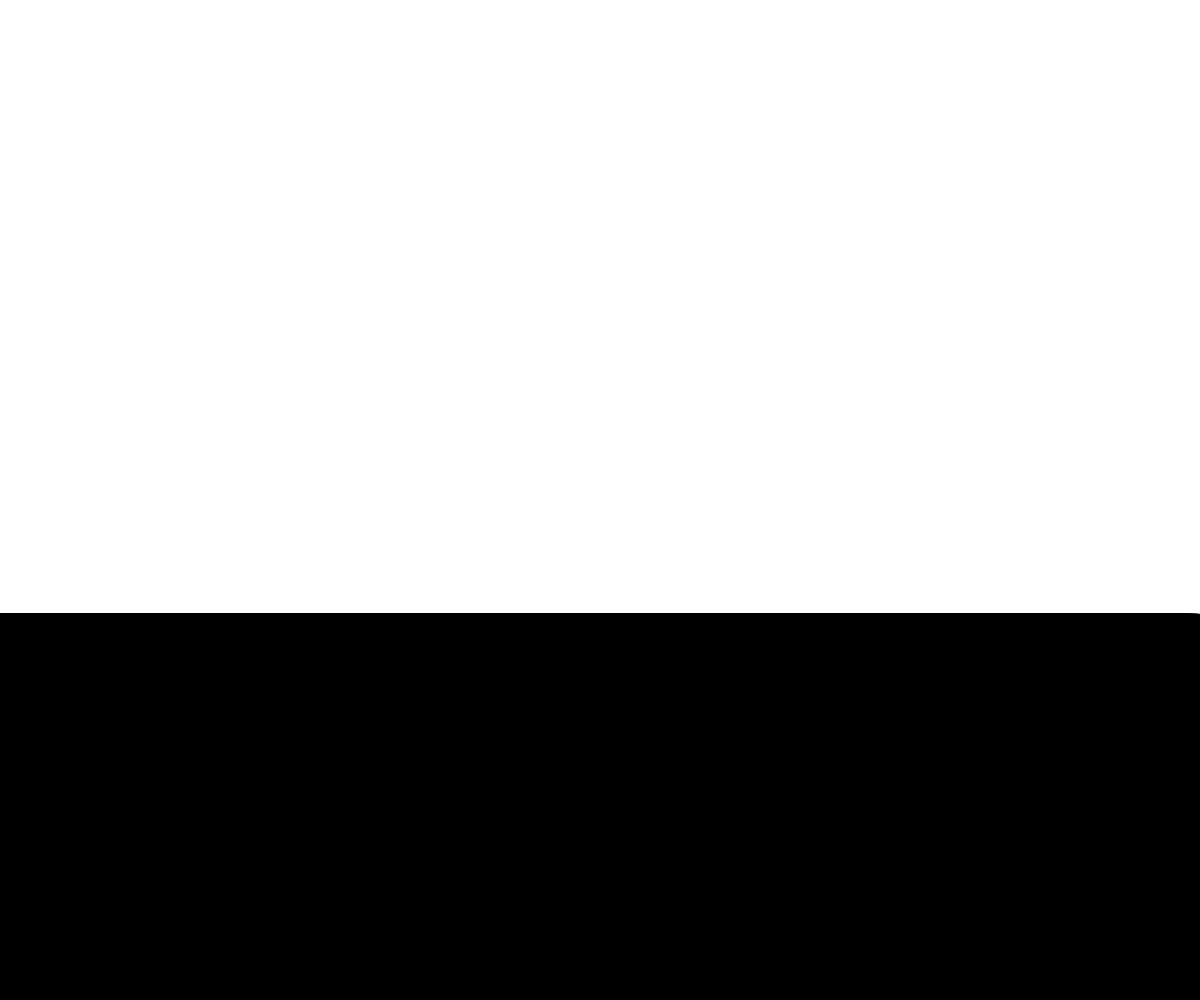
Frame 1 (no input)
Frame 60 (no input): identical to frame 1, image omitted
Frame 120 (the mouse pressed at the canvas centre since frame 60): identical to frame 1, image omitted

The p5.js sketch that drew this single still picture (run headless with seeded random() and noise() and a simulated clock; from frame 60 on, the mouse is pressed at the canvas centre):

// p5.js sketch
// ── sketch.js
// Hills Generaiton
// Noah
// March, 19, 2018

let heights = [];
let numberOfRectangles;

function setup() {
  createCanvas(windowWidth, windowHeight);
  numberOfRectangles = width;
  genertateInitialTerrain(numberOfRectangles);
}

function draw() {
  background(255);
  displayTerrain();
}

function genertateInitialTerrain(numberOfRectangles) {
  for (let i = 0; i < numberOfRectangles; i++) {
    heights.push(random(100, 500));
  }
}

function displayTerrain() {
  let rectWidth = width / numberOfRectangles;
  rectMode(CORNERS);
  fill(0);
  for (let i = 0; i < numberOfRectangles; i++) {
    rect(1 * rectWidth, height, (i + 1) * rectWidth, height - heights[0]);
  }

}
